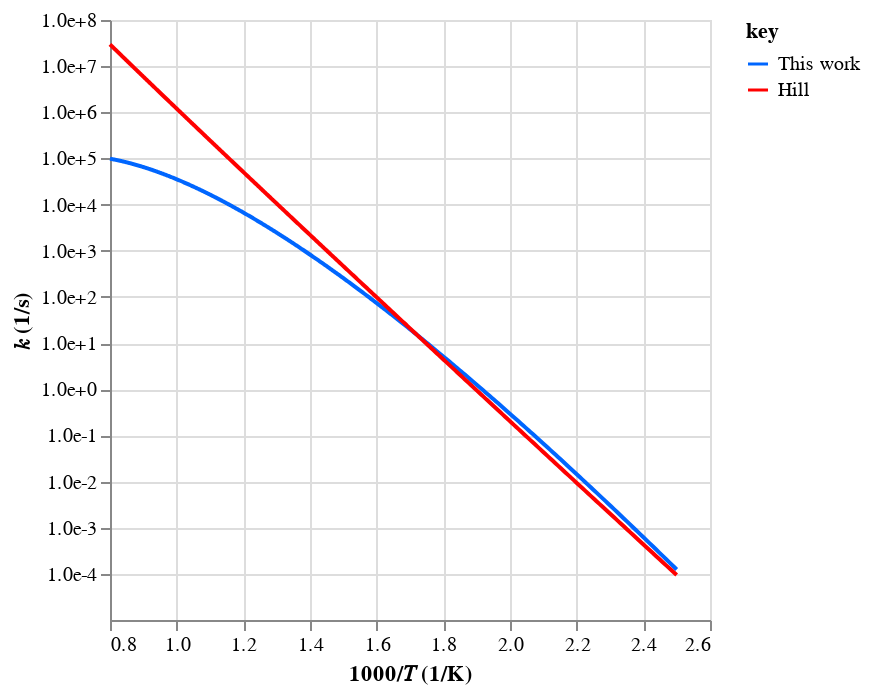
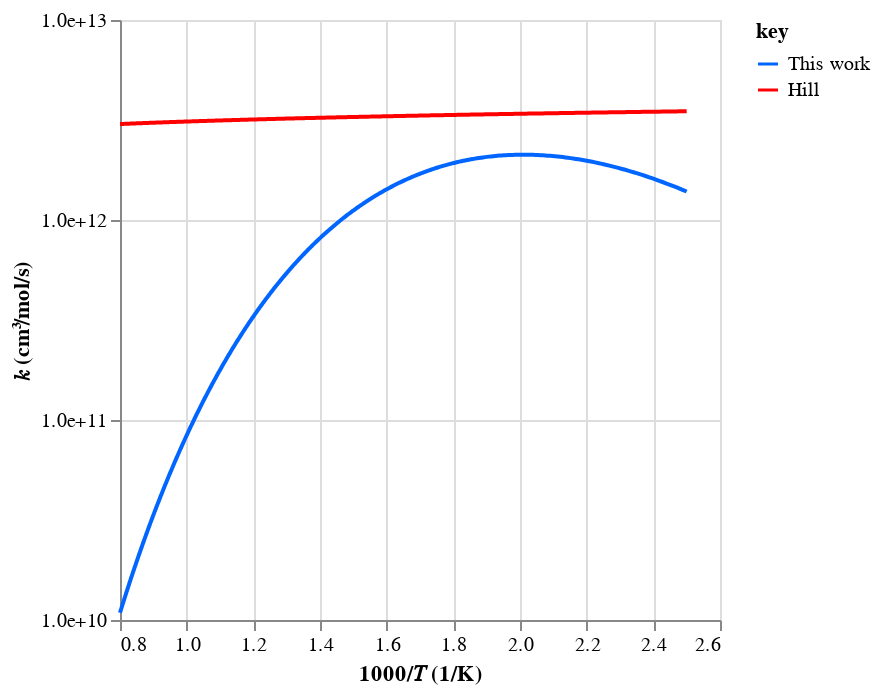
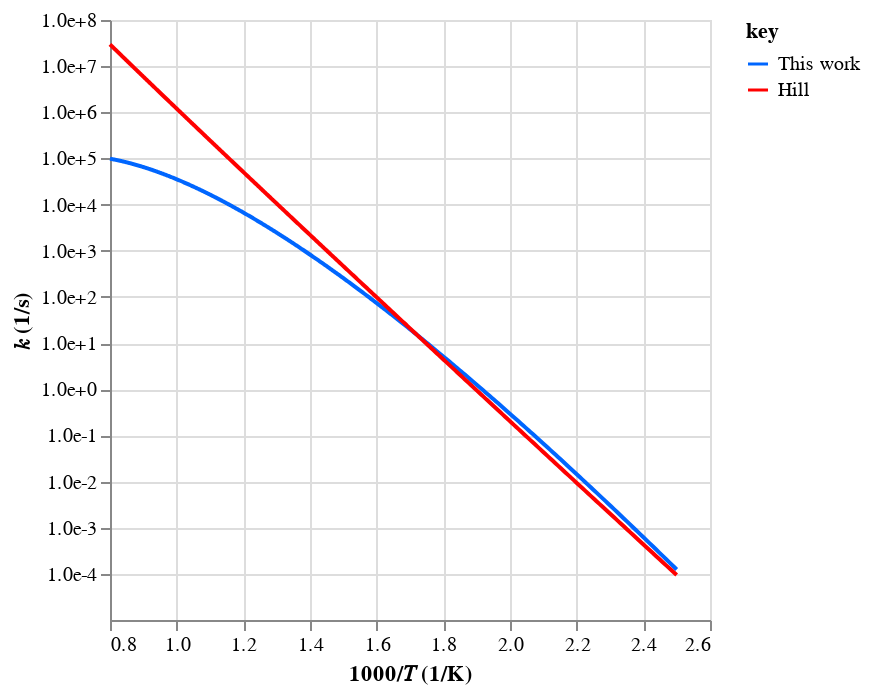
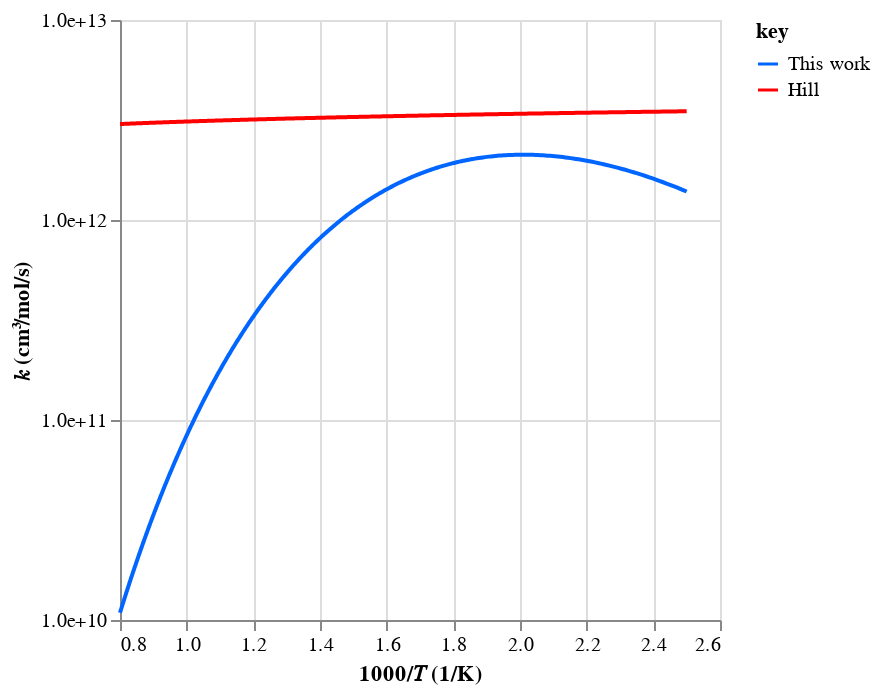

Notebook source saved alongside these figures, in order:
### Code cell
# Check rates
workflow.plot_rates(tag=tag, root_path=root_path)

### Figure 1 — Vega-Lite specification as saved in the notebook (floating-point values rounded to 4 significant figures; data arrays with more than 128 entries replaced by an {"elided": "..."} marker saying what was removed)
{"config": {"view": {"continuousWidth": 300, "continuousHeight": 300}}, "data": {"name": "data-37dc1f55ff65d5b5d016c849202f1225"}, "mark": {"type": "line"}, "encoding": {"color": {"field": "key", "scale": {"domain": ["This work", "Hill"], "range": ["#0066ff", "#ff0000"]}, "type": "nominal"}, "x": {"field": "x", "title": "1000/𝑇 (1/K)", "type": "quantitative"}, "y": {"axis": {"format": ".1e", "values": [0.0001, 0.001, 0.01, 0.1, 1, 10, 100, 1000, 10000, 100000, 1000000, 10000000, 100000000]}, "field": "value", "scale": {"type": "log"}, "title": "𝑘 (1/s)", "type": "quantitative"}}, "transform": [{"fold": ["This work", "Hill"]}], "$schema": "https://vega.github.io/schema/vega-lite/v5.20.1.json", "datasets": {"data-37dc1f55ff65d5b5d016c849202f1225": {"elided": "500 records"}}}

### Figure 2 — Vega-Lite specification as saved in the notebook (floating-point values rounded to 4 significant figures; data arrays with more than 128 entries replaced by an {"elided": "..."} marker saying what was removed)
{"config": {"view": {"continuousWidth": 300, "continuousHeight": 300}}, "data": {"name": "data-8be10d33e0da48b1d85123ff48ef441d"}, "mark": {"type": "line"}, "encoding": {"color": {"field": "key", "scale": {"domain": ["This work", "Hill"], "range": ["#0066ff", "#ff0000"]}, "type": "nominal"}, "x": {"field": "x", "title": "1000/𝑇 (1/K)", "type": "quantitative"}, "y": {"axis": {"format": ".1e", "values": [10000000000, 100000000000, 1000000000000, 10000000000000, 100000000000000]}, "field": "value", "scale": {"type": "log"}, "title": "𝑘 (cm³/mol/s)", "type": "quantitative"}}, "transform": [{"fold": ["This work", "Hill"]}], "$schema": "https://vega.github.io/schema/vega-lite/v5.20.1.json", "datasets": {"data-8be10d33e0da48b1d85123ff48ef441d": {"elided": "500 records"}}}

### Figure 3 — Vega-Lite specification as saved in the notebook (floating-point values rounded to 4 significant figures; data arrays with more than 128 entries replaced by an {"elided": "..."} marker saying what was removed)
{"config": {"view": {"continuousWidth": 300, "continuousHeight": 300}}, "data": {"name": "data-37dc1f55ff65d5b5d016c849202f1225"}, "mark": {"type": "line"}, "encoding": {"color": {"field": "key", "scale": {"domain": ["This work", "Hill"], "range": ["#0066ff", "#ff0000"]}, "type": "nominal"}, "x": {"field": "x", "title": "1000/𝑇 (1/K)", "type": "quantitative"}, "y": {"axis": {"format": ".1e", "values": [0.0001, 0.001, 0.01, 0.1, 1, 10, 100, 1000, 10000, 100000, 1000000, 10000000, 100000000]}, "field": "value", "scale": {"type": "log"}, "title": "𝑘 (1/s)", "type": "quantitative"}}, "transform": [{"fold": ["This work", "Hill"]}], "$schema": "https://vega.github.io/schema/vega-lite/v5.20.1.json", "datasets": {"data-37dc1f55ff65d5b5d016c849202f1225": {"elided": "500 records"}}}

### Figure 4 — Vega-Lite specification as saved in the notebook (floating-point values rounded to 4 significant figures; data arrays with more than 128 entries replaced by an {"elided": "..."} marker saying what was removed)
{"config": {"view": {"continuousWidth": 300, "continuousHeight": 300}}, "data": {"name": "data-8be10d33e0da48b1d85123ff48ef441d"}, "mark": {"type": "line"}, "encoding": {"color": {"field": "key", "scale": {"domain": ["This work", "Hill"], "range": ["#0066ff", "#ff0000"]}, "type": "nominal"}, "x": {"field": "x", "title": "1000/𝑇 (1/K)", "type": "quantitative"}, "y": {"axis": {"format": ".1e", "values": [10000000000, 100000000000, 1000000000000, 10000000000000, 100000000000000]}, "field": "value", "scale": {"type": "log"}, "title": "𝑘 (cm³/mol/s)", "type": "quantitative"}}, "transform": [{"fold": ["This work", "Hill"]}], "$schema": "https://vega.github.io/schema/vega-lite/v5.20.1.json", "datasets": {"data-8be10d33e0da48b1d85123ff48ef441d": {"elided": "500 records"}}}
